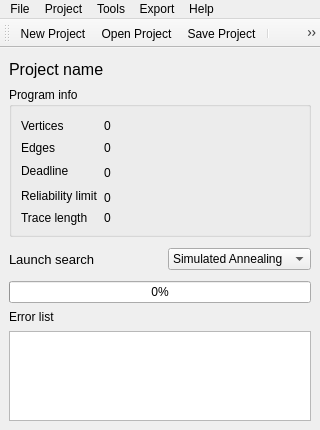
<ui version="4.0" >
 <class>MainWindow</class>
 <widget class="QMainWindow" name="MainWindow" >
  <property name="geometry" >
   <rect>
    <x>0</x>
    <y>0</y>
    <width>320</width>
    <height>430</height>
   </rect>
  </property>
  <property name="sizePolicy" >
   <sizepolicy vsizetype="Expanding" hsizetype="Expanding" >
    <horstretch>0</horstretch>
    <verstretch>0</verstretch>
   </sizepolicy>
  </property>
  <property name="windowTitle" >
   <string>Scheduler GUI</string>
  </property>
  <property name="windowIcon" >
   <iconset resource="resources.qrc" >
    <normaloff>:/pics/pics/star.png</normaloff>:/pics/pics/star.png</iconset>
  </property>
  <property name="styleSheet" >
   <string notr="true" >QWidget, QMenuBar::item {
	background-color: qlineargradient(x1: 0, y1: 0, x2: 0, y2: 1,
                                      stop: 0 #c5d8ef, stop: 1 #89a5c3);
}

QLabel, QSlider {
	background-color: transparent;
}a</string>
  </property>
  <widget class="QWidget" name="centralwidget" >
   <property name="geometry" >
    <rect>
     <x>0</x>
     <y>59</y>
     <width>320</width>
     <height>371</height>
    </rect>
   </property>
   <property name="styleSheet" >
    <string notr="true" />
   </property>
   <layout class="QVBoxLayout" name="verticalLayout_2" >
    <property name="sizeConstraint" >
     <enum>QLayout::SetDefaultConstraint</enum>
    </property>
    <item>
     <layout class="QVBoxLayout" name="verticalLayout" >
      <property name="sizeConstraint" >
       <enum>QLayout::SetFixedSize</enum>
      </property>
      <item>
       <layout class="QHBoxLayout" name="horizontalLayout" >
        <item>
         <widget class="QLabel" name="projectname" >
          <property name="sizePolicy" >
           <sizepolicy vsizetype="Fixed" hsizetype="Preferred" >
            <horstretch>0</horstretch>
            <verstretch>0</verstretch>
           </sizepolicy>
          </property>
          <property name="maximumSize" >
           <size>
            <width>16777215</width>
            <height>24</height>
           </size>
          </property>
          <property name="font" >
           <font>
            <pointsize>12</pointsize>
           </font>
          </property>
          <property name="text" >
           <string>Project name</string>
          </property>
         </widget>
        </item>
        <item>
         <widget class="QPushButton" name="editname" >
          <property name="maximumSize" >
           <size>
            <width>16777215</width>
            <height>24</height>
           </size>
          </property>
          <property name="text" >
           <string/>
          </property>
          <property name="icon" >
           <iconset>
            <normalon>:/pics/pics/page_edit.png</normalon>
           </iconset>
          </property>
          <property name="flat" >
           <bool>true</bool>
          </property>
         </widget>
        </item>
        <item>
         <spacer name="horizontalSpacer" >
          <property name="orientation" >
           <enum>Qt::Horizontal</enum>
          </property>
          <property name="sizeHint" stdset="0" >
           <size>
            <width>40</width>
            <height>24</height>
           </size>
          </property>
         </spacer>
        </item>
       </layout>
      </item>
      <item>
       <widget class="QGroupBox" name="groupBox" >
        <property name="sizePolicy" >
         <sizepolicy vsizetype="Fixed" hsizetype="Preferred" >
          <horstretch>0</horstretch>
          <verstretch>0</verstretch>
         </sizepolicy>
        </property>
        <property name="maximumSize" >
         <size>
          <width>16777215</width>
          <height>150</height>
         </size>
        </property>
        <property name="title" >
         <string>Program info</string>
        </property>
        <layout class="QGridLayout" name="gridLayout" >
         <item row="0" column="0" >
          <widget class="QLabel" name="label_3" >
           <property name="text" >
            <string>Vertices</string>
           </property>
          </widget>
         </item>
         <item row="0" column="1" >
          <widget class="QLabel" name="vertices" >
           <property name="text" >
            <string>0</string>
           </property>
          </widget>
         </item>
         <item row="1" column="0" >
          <widget class="QLabel" name="label_5" >
           <property name="text" >
            <string>Edges</string>
           </property>
          </widget>
         </item>
         <item row="1" column="1" >
          <widget class="QLabel" name="edges" >
           <property name="text" >
            <string>0</string>
           </property>
          </widget>
         </item>
         <item row="2" column="0" >
          <widget class="QLabel" name="label_7" >
           <property name="text" >
            <string>Deadline</string>
           </property>
          </widget>
         </item>
         <item row="2" column="1" >
          <widget class="QLabel" name="tdir" >
           <property name="minimumSize" >
            <size>
             <width>24</width>
             <height>24</height>
            </size>
           </property>
           <property name="text" >
            <string>0</string>
           </property>
           <property name="alignment" >
            <set>Qt::AlignLeading|Qt::AlignLeft|Qt::AlignVCenter</set>
           </property>
          </widget>
         </item>
         <item row="3" column="0" >
          <widget class="QLabel" name="label_9" >
           <property name="text" >
            <string>Reliability limit</string>
           </property>
          </widget>
         </item>
         <item row="3" column="1" >
          <widget class="QLabel" name="rdir" >
           <property name="minimumSize" >
            <size>
             <width>24</width>
             <height>24</height>
            </size>
           </property>
           <property name="text" >
            <string>0</string>
           </property>
          </widget>
         </item>
         <item row="4" column="0" >
          <widget class="QLabel" name="label_11" >
           <property name="text" >
            <string>Trace length</string>
           </property>
          </widget>
         </item>
         <item row="4" column="1" >
          <widget class="QLabel" name="tracelen" >
           <property name="text" >
            <string>0</string>
           </property>
          </widget>
         </item>
         <item rowspan="2" row="0" column="2" >
          <widget class="QPushButton" name="editprogram" >
           <property name="text" >
            <string/>
           </property>
           <property name="icon" >
            <iconset>
             <normalon>:/pics/pics/graph.png</normalon>
            </iconset>
           </property>
           <property name="iconSize" >
            <size>
             <width>32</width>
             <height>32</height>
            </size>
           </property>
           <property name="flat" >
            <bool>true</bool>
           </property>
          </widget>
         </item>
         <item row="2" column="2" >
          <widget class="QPushButton" name="edittime" >
           <property name="maximumSize" >
            <size>
             <width>16</width>
             <height>16777215</height>
            </size>
           </property>
           <property name="text" >
            <string/>
           </property>
           <property name="icon" >
            <iconset>
             <normalon>:/pics/pics/page_edit.png</normalon>
            </iconset>
           </property>
           <property name="flat" >
            <bool>true</bool>
           </property>
          </widget>
         </item>
         <item row="3" column="2" >
          <widget class="QPushButton" name="editrel" >
           <property name="maximumSize" >
            <size>
             <width>16</width>
             <height>16777215</height>
            </size>
           </property>
           <property name="text" >
            <string/>
           </property>
           <property name="icon" >
            <iconset resource="resources.qrc" >
             <normaloff>:/pics/pics/page_edit.png</normaloff>:/pics/pics/page_edit.png</iconset>
           </property>
           <property name="flat" >
            <bool>true</bool>
           </property>
          </widget>
         </item>
         <item row="0" column="3" >
          <spacer name="horizontalSpacer_2" >
           <property name="orientation" >
            <enum>Qt::Horizontal</enum>
           </property>
           <property name="sizeHint" stdset="0" >
            <size>
             <width>40</width>
             <height>20</height>
            </size>
           </property>
          </spacer>
         </item>
        </layout>
       </widget>
      </item>
      <item>
       <layout class="QHBoxLayout" name="horizontalLayout_2" >
        <item>
         <widget class="QLabel" name="label" >
          <property name="sizePolicy" >
           <sizepolicy vsizetype="Fixed" hsizetype="Preferred" >
            <horstretch>0</horstretch>
            <verstretch>0</verstretch>
           </sizepolicy>
          </property>
          <property name="maximumSize" >
           <size>
            <width>16777215</width>
            <height>32</height>
           </size>
          </property>
          <property name="font" >
           <font>
            <pointsize>10</pointsize>
           </font>
          </property>
          <property name="text" >
           <string>Launch search</string>
          </property>
         </widget>
        </item>
        <item>
         <widget class="QPushButton" name="runbutton" >
          <property name="maximumSize" >
           <size>
            <width>16777215</width>
            <height>32</height>
           </size>
          </property>
          <property name="text" >
           <string/>
          </property>
          <property name="icon" >
           <iconset>
            <normalon>:/pics/pics/play.png</normalon>
           </iconset>
          </property>
          <property name="iconSize" >
           <size>
            <width>24</width>
            <height>24</height>
           </size>
          </property>
          <property name="flat" >
           <bool>true</bool>
          </property>
         </widget>
        </item>
        <item>
         <spacer name="horizontalSpacer_3" >
          <property name="orientation" >
           <enum>Qt::Horizontal</enum>
          </property>
          <property name="sizeHint" stdset="0" >
           <size>
            <width>40</width>
            <height>32</height>
           </size>
          </property>
         </spacer>
        </item>
        <item>
         <widget class="QComboBox" name="comboBox" >
          <item>
           <property name="text" >
            <string>Simulated Annealing</string>
           </property>
          </item>
          <item>
           <property name="text" >
            <string>Genetics</string>
           </property>
          </item>
         </widget>
        </item>
       </layout>
      </item>
      <item>
       <widget class="QProgressBar" name="progress" >
        <property name="maximumSize" >
         <size>
          <width>16777215</width>
          <height>24</height>
         </size>
        </property>
        <property name="value" >
         <number>0</number>
        </property>
       </widget>
      </item>
      <item>
       <layout class="QHBoxLayout" name="horizontalLayout_3" >
        <property name="spacing" >
         <number>0</number>
        </property>
        <property name="rightMargin" >
         <number>0</number>
        </property>
        <item>
         <widget class="QLabel" name="label_2" >
          <property name="sizePolicy" >
           <sizepolicy vsizetype="Fixed" hsizetype="Preferred" >
            <horstretch>0</horstretch>
            <verstretch>0</verstretch>
           </sizepolicy>
          </property>
          <property name="maximumSize" >
           <size>
            <width>16777215</width>
            <height>16</height>
           </size>
          </property>
          <property name="text" >
           <string>Error list</string>
          </property>
         </widget>
        </item>
        <item>
         <widget class="QPushButton" name="hideerrors" >
          <property name="maximumSize" >
           <size>
            <width>16</width>
            <height>16</height>
           </size>
          </property>
          <property name="text" >
           <string/>
          </property>
          <property name="icon" >
           <iconset resource="resources.qrc" >
            <normaloff>:/pics/pics/minimize.png</normaloff>:/pics/pics/minimize.png</iconset>
          </property>
          <property name="flat" >
           <bool>true</bool>
          </property>
         </widget>
        </item>
        <item>
         <widget class="QPushButton" name="showerrors" >
          <property name="maximumSize" >
           <size>
            <width>16</width>
            <height>16</height>
           </size>
          </property>
          <property name="text" >
           <string/>
          </property>
          <property name="icon" >
           <iconset resource="resources.qrc" >
            <normaloff>:/pics/pics/maximize.png</normaloff>:/pics/pics/maximize.png</iconset>
          </property>
          <property name="flat" >
           <bool>true</bool>
          </property>
         </widget>
        </item>
       </layout>
      </item>
      <item>
       <widget class="QTableWidget" name="errors" >
        <property name="showGrid" >
         <bool>true</bool>
        </property>
        <property name="columnCount" >
         <number>0</number>
        </property>
       </widget>
      </item>
     </layout>
    </item>
   </layout>
   <zorder></zorder>
  </widget>
  <widget class="QMenuBar" name="menubar" >
   <property name="geometry" >
    <rect>
     <x>0</x>
     <y>0</y>
     <width>320</width>
     <height>22</height>
    </rect>
   </property>
   <property name="styleSheet" >
    <string notr="true" />
   </property>
   <widget class="QMenu" name="menuFile" >
    <property name="title" >
     <string>File</string>
    </property>
    <addaction name="actionNew_Project" />
    <addaction name="actionOpen_Project" />
    <addaction name="actionSave_Project" />
    <addaction name="actionSave_Project_As" />
    <addaction name="separator" />
    <addaction name="actionExit" />
   </widget>
   <widget class="QMenu" name="menuMethod" >
    <property name="title" >
     <string>Project</string>
    </property>
    <widget class="QMenu" name="menuAlgorithm" >
     <property name="title" >
      <string>Algorithm</string>
     </property>
     <addaction name="actionAnnealing" />
     <addaction name="actionGenetics" />
    </widget>
    <widget class="QMenu" name="menuPlugins" >
     <property name="title" >
      <string>Time Computation Method</string>
     </property>
     <addaction name="actionDefault" />
    </widget>
    <addaction name="menuPlugins" />
    <addaction name="menuAlgorithm" />
    <addaction name="actionStart" />
    <addaction name="actionReset" />
    <addaction name="actionParameters" />
    <addaction name="actionLaunch_Viewer" />
    <addaction name="actionEdit_Program_Graph" />
   </widget>
   <widget class="QMenu" name="menuWindow" >
    <property name="title" >
     <string>Tools</string>
    </property>
    <addaction name="actionSettings" />
   </widget>
   <widget class="QMenu" name="menuHelp" >
    <property name="title" >
     <string>Help</string>
    </property>
    <addaction name="actionContents" />
    <addaction name="actionAbout" />
   </widget>
   <widget class="QMenu" name="menuExport" >
    <property name="title" >
     <string>Export</string>
    </property>
    <addaction name="actionTrace" />
    <addaction name="actionResult" />
    <addaction name="actionGenerate_Code" />
   </widget>
   <addaction name="menuFile" />
   <addaction name="menuMethod" />
   <addaction name="menuWindow" />
   <addaction name="menuExport" />
   <addaction name="menuHelp" />
  </widget>
  <widget class="QToolBar" name="toolBar" >
   <property name="geometry" >
    <rect>
     <x>0</x>
     <y>22</y>
     <width>320</width>
     <height>37</height>
    </rect>
   </property>
   <property name="windowTitle" >
    <string>toolBar</string>
   </property>
   <attribute name="toolBarArea" >
    <enum>TopToolBarArea</enum>
   </attribute>
   <attribute name="toolBarBreak" >
    <bool>false</bool>
   </attribute>
   <addaction name="actionNew_Project" />
   <addaction name="actionOpen_Project" />
   <addaction name="actionSave_Project" />
   <addaction name="separator" />
   <addaction name="actionEdit_Program_Graph" />
   <addaction name="actionLaunch_Viewer" />
   <addaction name="separator" />
   <addaction name="actionStart" />
   <addaction name="actionSettings" />
  </widget>
  <action name="actionExit" >
   <property name="text" >
    <string>Exit</string>
   </property>
   <property name="shortcut" >
    <string>Ctrl+X</string>
   </property>
  </action>
  <action name="actionAbout" >
   <property name="text" >
    <string>About Scheduler</string>
   </property>
  </action>
  <action name="actionNew_Project" >
   <property name="icon" >
    <iconset>
     <normalon>:/pics/pics/page.png</normalon>
    </iconset>
   </property>
   <property name="text" >
    <string>New Project</string>
   </property>
   <property name="shortcut" >
    <string>Ctrl+N</string>
   </property>
  </action>
  <action name="actionOpen_Project" >
   <property name="icon" >
    <iconset>
     <normalon>:/pics/pics/folder.png</normalon>
    </iconset>
   </property>
   <property name="text" >
    <string>Open Project</string>
   </property>
   <property name="shortcut" >
    <string>Ctrl+O</string>
   </property>
  </action>
  <action name="actionSave_Project" >
   <property name="icon" >
    <iconset>
     <normalon>:/pics/pics/cd.png</normalon>
    </iconset>
   </property>
   <property name="text" >
    <string>Save Project</string>
   </property>
   <property name="shortcut" >
    <string>Ctrl+S</string>
   </property>
  </action>
  <action name="actionSave_Project_As" >
   <property name="text" >
    <string>Save Project As...</string>
   </property>
   <property name="shortcut" >
    <string>Ctrl+Shift+S</string>
   </property>
  </action>
  <action name="actionStart" >
   <property name="enabled" >
    <bool>true</bool>
   </property>
   <property name="icon" >
    <iconset>
     <normalon>:/pics/pics/play.png</normalon>
    </iconset>
   </property>
   <property name="text" >
    <string>Launch Search</string>
   </property>
   <property name="shortcut" >
    <string>F5</string>
   </property>
  </action>
  <action name="actionParameters" >
   <property name="text" >
    <string>Parameters...</string>
   </property>
  </action>
  <action name="actionContents" >
   <property name="text" >
    <string>Contents...</string>
   </property>
  </action>
  <action name="actionAbout_Scheduler" >
   <property name="text" >
    <string>About Scheduler</string>
   </property>
  </action>
  <action name="actionReset" >
   <property name="enabled" >
    <bool>true</bool>
   </property>
   <property name="text" >
    <string>Reset</string>
   </property>
   <property name="shortcut" >
    <string>F10</string>
   </property>
  </action>
  <action name="actionChange_name" >
   <property name="text" >
    <string>Change Name...</string>
   </property>
  </action>
  <action name="actionLoad_New_System" >
   <property name="text" >
    <string>Load New System...</string>
   </property>
  </action>
  <action name="actionLoad_New_Method" >
   <property name="text" >
    <string>Load New Parameters...</string>
   </property>
  </action>
  <action name="actionGenerate_Random_System" >
   <property name="text" >
    <string>Generate Random System</string>
   </property>
   <property name="shortcut" >
    <string>Alt+R</string>
   </property>
  </action>
  <action name="actionLanguage" >
   <property name="text" >
    <string>Language...</string>
   </property>
  </action>
  <action name="actionChange_Limits" >
   <property name="text" >
    <string>Change Limits...</string>
   </property>
  </action>
  <action name="actionLaunch_Viewer" >
   <property name="icon" >
    <iconset>
     <normalon>:/pics/pics/chart.png</normalon>
    </iconset>
   </property>
   <property name="text" >
    <string>Launch Viewer</string>
   </property>
   <property name="shortcut" >
    <string>F2</string>
   </property>
  </action>
  <action name="actionTrace" >
   <property name="text" >
    <string>Trace...</string>
   </property>
  </action>
  <action name="actionResult" >
   <property name="text" >
    <string>Result...</string>
   </property>
  </action>
  <action name="actionGenerate_Code" >
   <property name="text" >
    <string>Generate Code...</string>
   </property>
  </action>
  <action name="actionSettings" >
   <property name="icon" >
    <iconset resource="resources.qrc" >
     <normaloff>:/pics/pics/settings.png</normaloff>:/pics/pics/settings.png</iconset>
   </property>
   <property name="text" >
    <string>Settings...</string>
   </property>
   <property name="shortcut" >
    <string>F12</string>
   </property>
  </action>
  <action name="actionEdit_Program_Graph" >
   <property name="icon" >
    <iconset resource="resources.qrc" >
     <normaloff>:/pics/pics/graph.png</normaloff>:/pics/pics/graph.png</iconset>
   </property>
   <property name="text" >
    <string>Edit Program Graph</string>
   </property>
   <property name="shortcut" >
    <string>F3</string>
   </property>
  </action>
  <action name="actionAnnealing" >
   <property name="checkable" >
    <bool>true</bool>
   </property>
   <property name="checked" >
    <bool>true</bool>
   </property>
   <property name="text" >
    <string>Simulated Annealing</string>
   </property>
  </action>
  <action name="actionGenetics" >
   <property name="checkable" >
    <bool>true</bool>
   </property>
   <property name="text" >
    <string>Genetics</string>
   </property>
  </action>
  <action name="actionDefault" >
   <property name="text" >
    <string>default</string>
   </property>
  </action>
 </widget>
 <resources>
  <include location="resources.qrc" />
 </resources>
 <connections>
  <connection>
   <sender>actionExit</sender>
   <signal>triggered()</signal>
   <receiver>MainWindow</receiver>
   <slot>Exit()</slot>
   <hints>
    <hint type="sourcelabel" >
     <x>-1</x>
     <y>-1</y>
    </hint>
    <hint type="destinationlabel" >
     <x>399</x>
     <y>299</y>
    </hint>
   </hints>
  </connection>
  <connection>
   <sender>actionAbout</sender>
   <signal>triggered()</signal>
   <receiver>MainWindow</receiver>
   <slot>About()</slot>
   <hints>
    <hint type="sourcelabel" >
     <x>-1</x>
     <y>-1</y>
    </hint>
    <hint type="destinationlabel" >
     <x>409</x>
     <y>322</y>
    </hint>
   </hints>
  </connection>
  <connection>
   <sender>actionNew_Project</sender>
   <signal>triggered()</signal>
   <receiver>MainWindow</receiver>
   <slot>NewProject()</slot>
   <hints>
    <hint type="sourcelabel" >
     <x>-1</x>
     <y>-1</y>
    </hint>
    <hint type="destinationlabel" >
     <x>409</x>
     <y>322</y>
    </hint>
   </hints>
  </connection>
  <connection>
   <sender>actionOpen_Project</sender>
   <signal>triggered()</signal>
   <receiver>MainWindow</receiver>
   <slot>OpenProject()</slot>
   <hints>
    <hint type="sourcelabel" >
     <x>-1</x>
     <y>-1</y>
    </hint>
    <hint type="destinationlabel" >
     <x>409</x>
     <y>322</y>
    </hint>
   </hints>
  </connection>
  <connection>
   <sender>actionSave_Project</sender>
   <signal>triggered()</signal>
   <receiver>MainWindow</receiver>
   <slot>SaveProject()</slot>
   <hints>
    <hint type="sourcelabel" >
     <x>-1</x>
     <y>-1</y>
    </hint>
    <hint type="destinationlabel" >
     <x>337</x>
     <y>164</y>
    </hint>
   </hints>
  </connection>
  <connection>
   <sender>actionSave_Project_As</sender>
   <signal>triggered()</signal>
   <receiver>MainWindow</receiver>
   <slot>SaveProjectAs()</slot>
   <hints>
    <hint type="sourcelabel" >
     <x>-1</x>
     <y>-1</y>
    </hint>
    <hint type="destinationlabel" >
     <x>337</x>
     <y>164</y>
    </hint>
   </hints>
  </connection>
  <connection>
   <sender>actionStart</sender>
   <signal>triggered()</signal>
   <receiver>MainWindow</receiver>
   <slot>Run()</slot>
   <hints>
    <hint type="sourcelabel" >
     <x>-1</x>
     <y>-1</y>
    </hint>
    <hint type="destinationlabel" >
     <x>337</x>
     <y>164</y>
    </hint>
   </hints>
  </connection>
  <connection>
   <sender>actionReset</sender>
   <signal>triggered()</signal>
   <receiver>MainWindow</receiver>
   <slot>ResetSchedule()</slot>
   <hints>
    <hint type="sourcelabel" >
     <x>-1</x>
     <y>-1</y>
    </hint>
    <hint type="destinationlabel" >
     <x>328</x>
     <y>155</y>
    </hint>
   </hints>
  </connection>
  <connection>
   <sender>actionGenerate_Random_System</sender>
   <signal>triggered()</signal>
   <receiver>MainWindow</receiver>
   <slot>GenerateRandomSystem()</slot>
   <hints>
    <hint type="sourcelabel" >
     <x>-1</x>
     <y>-1</y>
    </hint>
    <hint type="destinationlabel" >
     <x>365</x>
     <y>211</y>
    </hint>
   </hints>
  </connection>
  <connection>
   <sender>actionLoad_New_System</sender>
   <signal>triggered()</signal>
   <receiver>MainWindow</receiver>
   <slot>LoadSystem()</slot>
   <hints>
    <hint type="sourcelabel" >
     <x>-1</x>
     <y>-1</y>
    </hint>
    <hint type="destinationlabel" >
     <x>365</x>
     <y>211</y>
    </hint>
   </hints>
  </connection>
  <connection>
   <sender>actionParameters</sender>
   <signal>triggered()</signal>
   <receiver>MainWindow</receiver>
   <slot>Parameters()</slot>
   <hints>
    <hint type="sourcelabel" >
     <x>-1</x>
     <y>-1</y>
    </hint>
    <hint type="destinationlabel" >
     <x>365</x>
     <y>211</y>
    </hint>
   </hints>
  </connection>
  <connection>
   <sender>actionLaunch_Viewer</sender>
   <signal>triggered()</signal>
   <receiver>MainWindow</receiver>
   <slot>LaunchViewer()</slot>
   <hints>
    <hint type="sourcelabel" >
     <x>-1</x>
     <y>-1</y>
    </hint>
    <hint type="destinationlabel" >
     <x>365</x>
     <y>231</y>
    </hint>
   </hints>
  </connection>
  <connection>
   <sender>actionTrace</sender>
   <signal>triggered()</signal>
   <receiver>MainWindow</receiver>
   <slot>ExportTrace()</slot>
   <hints>
    <hint type="sourcelabel" >
     <x>-1</x>
     <y>-1</y>
    </hint>
    <hint type="destinationlabel" >
     <x>189</x>
     <y>57</y>
    </hint>
   </hints>
  </connection>
  <connection>
   <sender>runbutton</sender>
   <signal>clicked()</signal>
   <receiver>actionStart</receiver>
   <slot>trigger()</slot>
   <hints>
    <hint type="sourcelabel" >
     <x>115</x>
     <y>273</y>
    </hint>
    <hint type="destinationlabel" >
     <x>-1</x>
     <y>-1</y>
    </hint>
   </hints>
  </connection>
  <connection>
   <sender>editname</sender>
   <signal>clicked()</signal>
   <receiver>MainWindow</receiver>
   <slot>EditName()</slot>
   <hints>
    <hint type="sourcelabel" >
     <x>122</x>
     <y>80</y>
    </hint>
    <hint type="destinationlabel" >
     <x>153</x>
     <y>165</y>
    </hint>
   </hints>
  </connection>
  <connection>
   <sender>edittime</sender>
   <signal>clicked()</signal>
   <receiver>MainWindow</receiver>
   <slot>EditTdir()</slot>
   <hints>
    <hint type="sourcelabel" >
     <x>124</x>
     <y>181</y>
    </hint>
    <hint type="destinationlabel" >
     <x>153</x>
     <y>165</y>
    </hint>
   </hints>
  </connection>
  <connection>
   <sender>editrel</sender>
   <signal>clicked()</signal>
   <receiver>MainWindow</receiver>
   <slot>EditRdir()</slot>
   <hints>
    <hint type="sourcelabel" >
     <x>124</x>
     <y>211</y>
    </hint>
    <hint type="destinationlabel" >
     <x>153</x>
     <y>165</y>
    </hint>
   </hints>
  </connection>
  <connection>
   <sender>editprogram</sender>
   <signal>clicked()</signal>
   <receiver>actionEdit_Program_Graph</receiver>
   <slot>trigger()</slot>
   <hints>
    <hint type="sourcelabel" >
     <x>142</x>
     <y>143</y>
    </hint>
    <hint type="destinationlabel" >
     <x>-1</x>
     <y>-1</y>
    </hint>
   </hints>
  </connection>
  <connection>
   <sender>hideerrors</sender>
   <signal>clicked()</signal>
   <receiver>MainWindow</receiver>
   <slot>HideErrors()</slot>
   <hints>
    <hint type="sourcelabel" >
     <x>262</x>
     <y>336</y>
    </hint>
    <hint type="destinationlabel" >
     <x>147</x>
     <y>213</y>
    </hint>
   </hints>
  </connection>
  <connection>
   <sender>showerrors</sender>
   <signal>clicked()</signal>
   <receiver>errors</receiver>
   <slot>show()</slot>
   <hints>
    <hint type="sourcelabel" >
     <x>284</x>
     <y>336</y>
    </hint>
    <hint type="destinationlabel" >
     <x>151</x>
     <y>387</y>
    </hint>
   </hints>
  </connection>
  <connection>
   <sender>actionResult</sender>
   <signal>triggered()</signal>
   <receiver>MainWindow</receiver>
   <slot>ExportSchedule()</slot>
   <hints>
    <hint type="sourcelabel" >
     <x>-1</x>
     <y>-1</y>
    </hint>
    <hint type="destinationlabel" >
     <x>137</x>
     <y>215</y>
    </hint>
   </hints>
  </connection>
  <connection>
   <sender>actionGenerate_Code</sender>
   <signal>triggered()</signal>
   <receiver>MainWindow</receiver>
   <slot>GenerateCode()</slot>
   <hints>
    <hint type="sourcelabel" >
     <x>-1</x>
     <y>-1</y>
    </hint>
    <hint type="destinationlabel" >
     <x>137</x>
     <y>215</y>
    </hint>
   </hints>
  </connection>
  <connection>
   <sender>actionSettings</sender>
   <signal>triggered()</signal>
   <receiver>MainWindow</receiver>
   <slot>Settings()</slot>
   <hints>
    <hint type="sourcelabel" >
     <x>-1</x>
     <y>-1</y>
    </hint>
    <hint type="destinationlabel" >
     <x>159</x>
     <y>214</y>
    </hint>
   </hints>
  </connection>
  <connection>
   <sender>actionEdit_Program_Graph</sender>
   <signal>triggered()</signal>
   <receiver>MainWindow</receiver>
   <slot>EditProgram()</slot>
   <hints>
    <hint type="sourcelabel" >
     <x>-1</x>
     <y>-1</y>
    </hint>
    <hint type="destinationlabel" >
     <x>159</x>
     <y>214</y>
    </hint>
   </hints>
  </connection>
  <connection>
   <sender>actionAnnealing</sender>
   <signal>triggered()</signal>
   <receiver>MainWindow</receiver>
   <slot>SetAnnealing()</slot>
   <hints>
    <hint type="sourcelabel" >
     <x>-1</x>
     <y>-1</y>
    </hint>
    <hint type="destinationlabel" >
     <x>159</x>
     <y>214</y>
    </hint>
   </hints>
  </connection>
  <connection>
   <sender>actionGenetics</sender>
   <signal>triggered()</signal>
   <receiver>MainWindow</receiver>
   <slot>SetGenetics()</slot>
   <hints>
    <hint type="sourcelabel" >
     <x>-1</x>
     <y>-1</y>
    </hint>
    <hint type="destinationlabel" >
     <x>159</x>
     <y>214</y>
    </hint>
   </hints>
  </connection>
  <connection>
   <sender>comboBox</sender>
   <signal>currentIndexChanged(int)</signal>
   <receiver>MainWindow</receiver>
   <slot>ChangeAlgorithm()</slot>
   <hints>
    <hint type="sourcelabel" >
     <x>272</x>
     <y>273</y>
    </hint>
    <hint type="destinationlabel" >
     <x>159</x>
     <y>214</y>
    </hint>
   </hints>
  </connection>
 </connections>
 <slots>
  <slot>Exit()</slot>
  <slot>About()</slot>
  <slot>NewProject()</slot>
  <slot>OpenProject()</slot>
  <slot>SaveProject()</slot>
  <slot>SaveProjectAs()</slot>
  <slot>Run()</slot>
  <slot>Trace()</slot>
  <slot>StepForward()</slot>
  <slot>StepBackward()</slot>
  <slot>ChangeScale(int)</slot>
  <slot>SelectSchedule(QString)</slot>
  <slot>ResetSchedule()</slot>
  <slot>ShowLastStep()</slot>
  <slot>Preferences()</slot>
  <slot>GenerateRandomSystem()</slot>
  <slot>LoadSystem()</slot>
  <slot>LoadMethod()</slot>
  <slot>ChangeName()</slot>
  <slot>Settings()</slot>
  <slot>ChangeLanguage()</slot>
  <slot>ChangeLimits()</slot>
  <slot>LaunchViewer()</slot>
  <slot>ExportTrace()</slot>
  <slot>EditName()</slot>
  <slot>EditTdir()</slot>
  <slot>EditRdir()</slot>
  <slot>EditProgram()</slot>
  <slot>HideErrors()</slot>
  <slot>ExportSchedule()</slot>
  <slot>GenerateCode()</slot>
  <slot>Parameters()</slot>
  <slot>SetAnnealing()</slot>
  <slot>SetGenetics()</slot>
  <slot>ChangeAlgorithm()</slot>
 </slots>
</ui>
